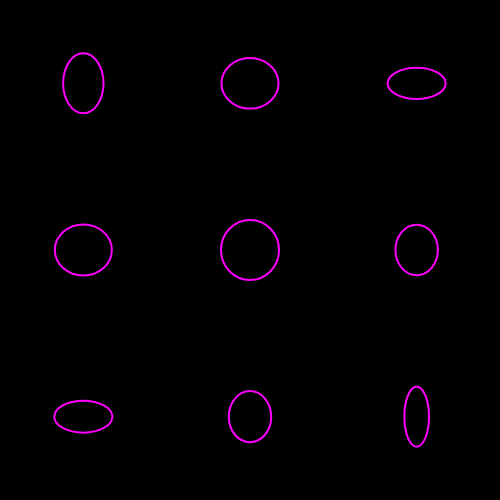
Frame 1 (no input)
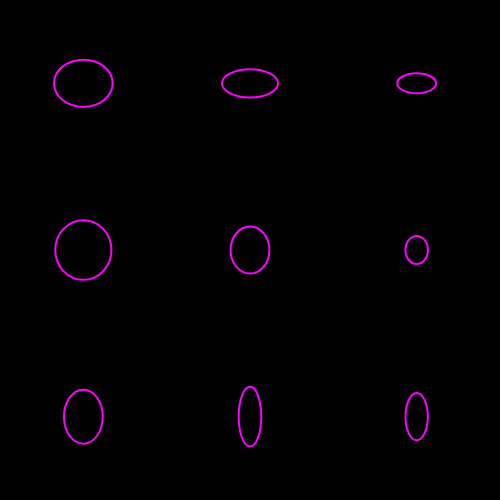
Frame 60 (no input)
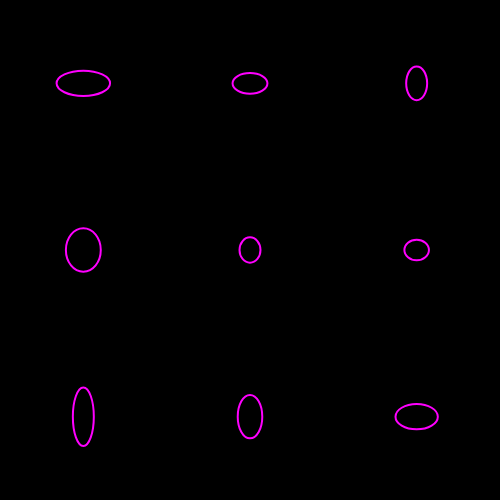
Frame 120 (the mouse pressed at the canvas centre since frame 60)

The p5.js sketch that drew these frames (run headless with seeded random() and noise() and a simulated clock; from frame 60 on, the mouse is pressed at the canvas centre):

// p5.js sketch
// ── sketch.js
function setup() {
  createCanvas(500, 500);
  noFill();
  strokeWeight(2);
}

function draw() {
  background(0);
  let cols = 3;
  let rows = 3;
  let spacingX = width / cols ;
  let spacingY = height / rows ;
  
  for (let i = 0; i < cols; i++) {
    for (let j = 0; j < rows; j++) {
      let x = i * spacingX + spacingX / 2;
      let y = j * spacingY + spacingY / 2;
      let w = sin(frameCount * 0.02 + i + j) * 20 + 40;
      let h = cos(frameCount * 0.02 + i - j) * 20 + 40;
      
      stroke(255,0,255);
      ellipse(x, y, w, h);
    }
  }
}
